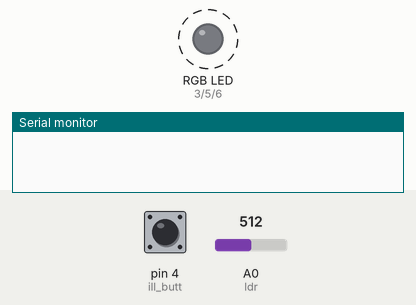
A sketch run on a simulated Arduino Uno, built with avr-gcc and run on an emulated ATmega328P. Shown: an RGB LED mixed from three pins (HIGH = lit), the last lines printed to the serial monitor. Dashed ring = blinking. The test bench sets the inputs (shaded band); at power-on: pin 4 (ill_butt) HIGH, A0 (ldr) = 512.

Above: at 1.2 s.
1.3 s: pin 4 (ill_butt) pulled LOW for 1 s
At 2.5 s:
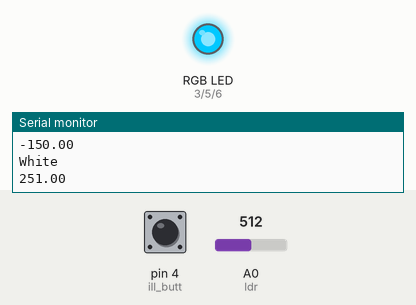
8.4 s: pin 4 (ill_butt) pulled LOW for 0.15 s
10.3 s: pin 4 (ill_butt) pulled LOW for 3.2 s
At 10.95 s:
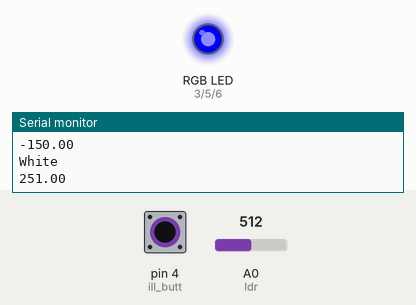
At 13.1 s:
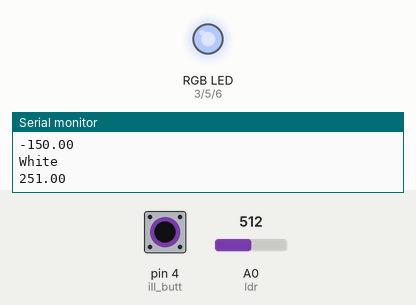
Timing chart, 0 to 21.0 s (numbered marks = the images above; inputs shaded):
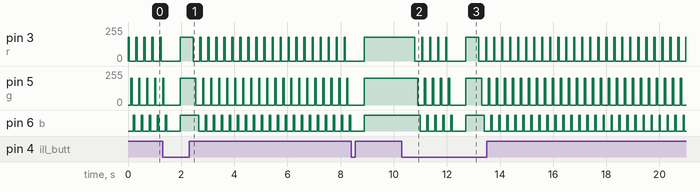

Measured:
- after the input at 10.3 s, pin 3 (r): goes 4 × (0/255 0.25 s, 179/255 0.05 s), 0/255 0.71 s, 179/255 0.50 s, 25 × (0/255 0.25 s, 179/255 0.05 s), 0/255 0.25 s, then 179/255, starting after 0.50 s; pin 5 (g): goes 4 × (0/255 0.25 s, 200/255 0.05 s), 0/255 0.60 s, 200/255 0.60 s, 25 × (0/255 0.25 s, 200/255 0.05 s), then 0/255, starting after 0.60 s
- by itself, pin 3 (r): repeats every 0.30 s: 0/255 0.25 s, 179/255 0.05 s

The sketch:

Firmware.ino
```cpp
const int r = 3;
const int g = 5;
const int b = 6;
const int g_i = 200;
const int b_i = 255;
const int r_i = 179;
const int ldr = A0;
const int ill_butt = 4;
int val_R = 0;
int val_G = 0;
int val_B = 0;
int avg[3] = {0,0,0};
bool illuminate = false;
int ill_butt_state = 0;

float minimum;

void setup() {
  pinMode(r, OUTPUT);
  pinMode(g, OUTPUT);
  pinMode(b, OUTPUT);
  pinMode(ldr, INPUT);
  pinMode(ill_butt, INPUT_PULLUP);
  Serial.begin(9600);
}

void loop() {
  if (digitalRead(ill_butt) == LOW){
    if (ill_butt_state == 0){
      ill_butt_state = 1;
    } else if(ill_butt_state == 1){
      ill_butt_state = 0;
    }
    delay(450);
  }
  if (ill_butt_state == 1){
    illuminate = true;
  }else{
    illuminate = false;
  }
  if (illuminate){
    analogWrite(r, r_i);
    analogWrite(g, g_i);
    analogWrite(b, b_i);
  } else{
    processRGB();
    Serial.println(avg[0]); //RED
    Serial.println(avg[1]); //GREEN
    Serial.println(avg[2]); //BLUE
    Serial.println(color_mapper(0, int(avg[0]), int(avg[1]), int(avg[2])));  //color name
    Serial.println(minimum);
    Serial.println(color_mapper(1, int(avg[0]), int(avg[1]), int(avg[2])));  //color name
    Serial.println(minimum);
  }
}

void emit(int color, int intensity, int &val){  //just emits each color and read the LDR values
  analogWrite(color, intensity);
  delay(50);
  val = analogRead(ldr);
  analogWrite(color, 0);
  delay(50);
}

void sample(){  //emits and store the readings for RGB
  emit(r, r_i, val_R);
  emit(g, g_i, val_G);
  emit(b, b_i, val_B);
}

void processRGB(){  //normalizes RGB readings and maps them to same intensity for further processing
  int RED = 0;
  int GREEN = 0;
  int BLUE = 0;
  for(int i = 0; i<5; i++){
    sample();
    RED = val_R + RED;
    GREEN = val_G + GREEN;
    BLUE = val_B + BLUE;
  }
  RED = RED / 5;
  GREEN = GREEN / 5;
  BLUE = BLUE/ 5;
  int RED_norm = map(RED, 0, 467, 0, 255);  //fine tuned by from the reflection of a white surface
  int GREEN_norm = map(GREEN, 0, 229, 0, 255);  //fine tuned by from the reflection of a white surface
  int BLUE_norm = map(BLUE, 0, 195, 0, 255);  //fine tuned by from the reflection of a white surface
  avg[0] = RED_norm;
  avg[1] = GREEN_norm;
  avg[2] = BLUE_norm;
}

char* color_mapper(int mode, int R, int G, int B) { //passes color names for inputted RGB codes
  static char color[50];
  //float minimum;
  float red;
  float green;
  float blue;
  float cyan;
  float magenta;
  float yellow;
  float orange;
  float kesari; //the Indian Saffron
  float Lgreen;
  float saffron;
  float pink;
  float wheat;
  float gold;
  float turquoise;
  float white;
  float gray;
  float teal;
  float brown;
  float plotR[3] = {255-R, G, B};
  avg_arr(plotR, red);
  float plotG[3] = {R, 255-G, B};
  avg_arr(plotG, green);
  float plotB[3] = {R, G, 255-B};
  avg_arr(plotB, blue);
  float plotC[3] = {R, 255-G, 255-B};
  avg_arr(plotC, cyan);
  float plotM[3] = {255-R, G, 255-B};
  avg_arr(plotM, magenta);
  float plotY[3] = {255-R, 255-G, B};
  avg_arr(plotY, yellow);
  float plotO[3] = {255-R, abs(165-G), B};
  avg_arr(plotO, orange);
  float plotK[3] = {255-R, abs(119-G), abs(34-B)};
  avg_arr(plotK, kesari);
  float plotLG[3] = {abs(50-R), abs(205-G), abs(50-B)};
  avg_arr(plotLG, Lgreen);
  float plotSaffron[3] = {abs(255-R), abs(183-G), abs(206-B)};
  avg_arr(plotSaffron, saffron);
  float plotpink[3] = {abs(251-R), abs(116-G), abs(168-B)};
  avg_arr(plotpink, pink);
  float plotwheat[3] = {abs(245-R), abs(222-G), abs(179-B)};
  avg_arr(plotwheat, wheat);
  float plotgold[3] = {abs(229-R), abs(184-G), abs(11-B)};
  avg_arr(plotgold, gold);
  float plottur[3] = {abs(4-R), abs(255-G), abs(247-B)};
  avg_arr(plottur, turquoise);
  float plotwhite[3] = {abs(255-R), abs(255-G), abs(255-B)};
  avg_arr(plotwhite, white);
  float plotgray[3] = {abs(128-R), abs(128-G), abs(128-B)};
  avg_arr(plotgray, gray);
  float plotteal[3] = {R, abs(128-G), abs(128-B)};
  avg_arr(plotteal, teal);
  float plotbrown[3] = {abs(143-R), abs(98-G), abs(81-B)};
  avg_arr(plotbrown, brown);

  if (mode==0){
    float val_array[6]= {red, blue, green, cyan, magenta, yellow};
    min_finder(val_array, 6, minimum);
  }
  if (mode==1){
    float val_array[12]= {orange, kesari, Lgreen, saffron, pink, wheat, gold, turquoise, white, gray, teal, brown};
    min_finder(val_array, 12, minimum);
  }


  if(minimum==cyan){  // CMY
    strcpy(color, "Cyan");
  }else if(minimum==magenta){
    strcpy(color, "Magenta");
  }else if(minimum==yellow){
    strcpy(color, "Yellow");
  }else if(minimum==red){ //RGB
    strcpy(color, "Red");
  }else if(minimum==green){
    strcpy(color, "Green");
  }else if(minimum==blue){
    strcpy(color, "Blue");
  }else if(minimum==orange){  //tirtiary colors and others
    strcpy(color, "Orange");
  }else if(minimum==kesari){
    strcpy(color, "Kesari");
  }else if(minimum==Lgreen){
    strcpy(color, "Lime Green");
  }else if(minimum==saffron){
    strcpy(color, "Saffron");
  }else if(minimum==pink){
    strcpy(color, "Pink");
  }else if(minimum==wheat){
    strcpy(color, "Wheat");
  }else if(minimum==gold){
    strcpy(color, "Gold");
  }else if(minimum==turquoise){
    strcpy(color, "Turquoise");
  }else if(minimum==white){ //neutrals
    strcpy(color, "White");
  }else if(minimum==gray){
    strcpy(color, "Gray");
  }else if(minimum==teal){
    strcpy(color, "Teal");
  }else if(minimum==brown){
    strcpy(color, "Brown");
  }else{strcpy(color, "!error!");}  //can only occur when logic fails silently
  return color;
}

int avg_arr(float array_to_be_averaged[], float &avg_found){  //makes the average value for the color inputted
  avg_found=0;
  for(int j = 0; j<3; j++){
    avg_found+=array_to_be_averaged[j];
  }
  avg_found=avg_found/3;
  return avg_found;
}
int min_finder(float ARRAY[], int size, float &smallest){ //finds the minimum value stored in input array
  smallest=255;
  for(int k = 0; k<size; k++){
    if(ARRAY[k]<smallest){
      smallest=ARRAY[k];
    }
  }
  return smallest;
}
```
